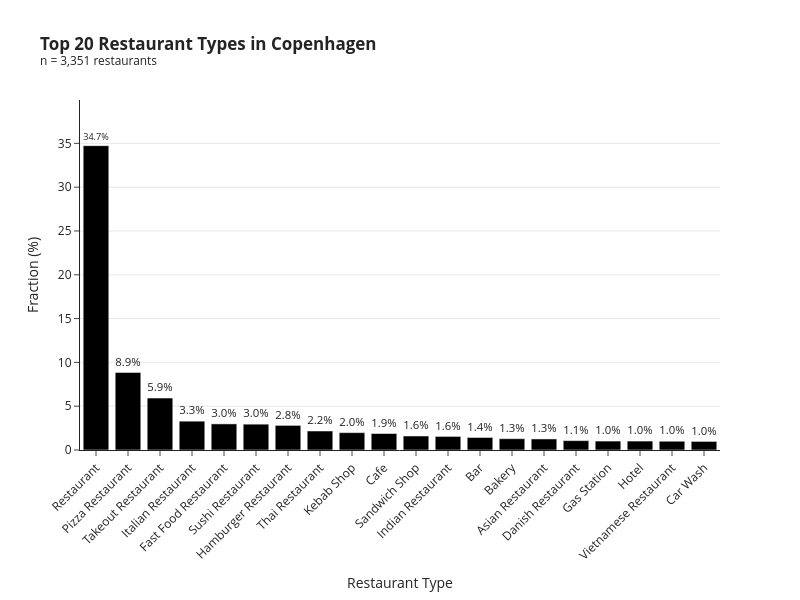

The notebook cell saved with this chart:
### Code cell
primary_restaurant_top20.update_layout(template='simple_white', width=800)
primary_restaurant_top20.update_yaxes(showgrid=True)
# primary_restaurant_top20.write_image(f"plots/primary_restaurant_top20.svg", format="svg")

### Figure 1 — Plotly figure (JSON) as saved in the notebook; plotly's stock layout.template omitted (floating-point values rounded to 4 significant figures)
{"data": [{"hoverinfo": "skip", "legendgroup": "", "marker": {"color": "#000001", "pattern": {"shape": ""}}, "name": "", "orientation": "v", "showlegend": false, "textposition": "outside", "texttemplate": "%{y:.1f}%", "type": "bar", "x": ["Restaurant", "Pizza Restaurant", "Takeout Restaurant", "Italian Restaurant", "Fast Food Restaurant", "Sushi Restaurant", "Hamburger Restaurant", "Thai Restaurant", "Kebab Shop", "Cafe", "Sandwich Shop", "Indian Restaurant", "Bar", "Bakery", "Asian Restaurant", "Danish Restaurant", "Gas Station", "Hotel", "Vietnamese Restaurant", "Car Wash"], "xaxis": "x", "y": [34.74, 8.86, 5.93, 3.29, 2.98, 2.95, 2.81, 2.17, 1.98, 1.88, 1.6, 1.55, 1.43, 1.29, 1.26, 1.07, 1.02, 1.02, 1.0, 0.98], "yaxis": "y"}], "layout": {"barmode": "relative", "height": 600, "legend": {"tracegroupgap": 0}, "showlegend": false, "title": {"text": "<b>Top 20 Restaurant Types in Copenhagen</b><br><sup>n = 3,351 restaurants"}, "width": 800, "xaxis": {"anchor": "y", "domain": [0, 1], "tickangle": -45, "title": {"text": "Restaurant Type"}}, "yaxis": {"anchor": "x", "domain": [0, 1], "range": [0, 39.95], "showgrid": true, "title": {"text": "Fraction (%)"}}}}
